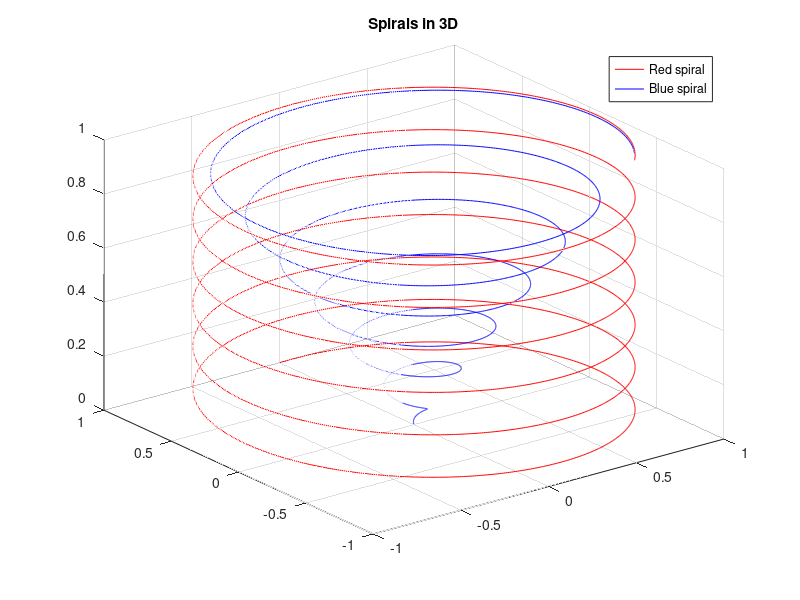

The MATLAB script that drew this image:
% Simple 3D Plot.
clear all;
close all;
T = 40;
t = 0:0.01:T;

x1 = sin(t);
y1 = cos(t);
z1 = t/T;

x2 = t.*sin(t)/max(t);
y2 = t.*cos(t)/max(t);
z2 = t/T;

figure(1);
plot3(x1, y1, z1, 'r');
hold on;
plot3(x2, y2, z2, 'b');
grid on;
legend('Red spiral', 'Blue spiral');
title('Spirals in 3D');